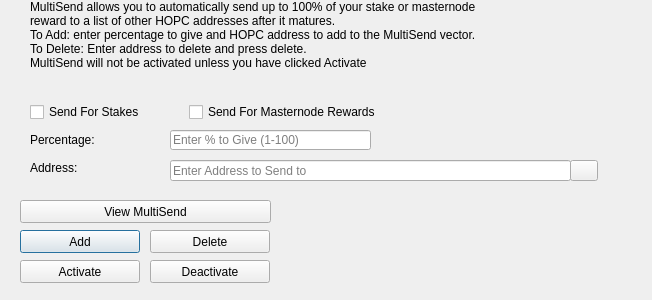
<?xml version="1.0" encoding="UTF-8"?>
<ui version="4.0">
 <class>MultiSendDialog</class>
 <widget class="QDialog" name="MultiSendDialog">
  <property name="windowModality">
   <enum>Qt::NonModal</enum>
  </property>
  <property name="geometry">
   <rect>
    <x>0</x>
    <y>0</y>
    <width>652</width>
    <height>300</height>
   </rect>
  </property>
  <property name="windowTitle">
   <string>MultiSend</string>
  </property>
  <widget class="QLineEdit" name="multiSendPercentEdit">
   <property name="geometry">
    <rect>
     <x>170</x>
     <y>130</y>
     <width>201</width>
     <height>20</height>
    </rect>
   </property>
   <property name="toolTip">
    <string>Enter whole numbers 1 - 100</string>
   </property>
   <property name="placeholderText">
    <string>Enter % to Give (1-100)</string>
   </property>
  </widget>
  <widget class="QLineEdit" name="multiSendAddressEdit">
   <property name="geometry">
    <rect>
     <x>170</x>
     <y>160</y>
     <width>401</width>
     <height>21</height>
    </rect>
   </property>
   <property name="toolTip">
    <string/>
   </property>
   <property name="placeholderText">
    <string>Enter Address to Send to</string>
   </property>
  </widget>
  <widget class="QLabel" name="label_2">
   <property name="geometry">
    <rect>
     <x>30</x>
     <y>0</y>
     <width>451</width>
     <height>121</height>
    </rect>
   </property>
   <property name="lineWidth">
    <number>1</number>
   </property>
   <property name="text">
    <string>MultiSend allows you to automatically send up to 100% of your stake or masternode reward to a list of other HOPC addresses after it matures.
To Add: enter percentage to give and HOPC address to add to the MultiSend vector.
To Delete: Enter address to delete and press delete.
MultiSend will not be activated unless you have clicked Activate</string>
   </property>
   <property name="alignment">
    <set>Qt::AlignLeading|Qt::AlignLeft|Qt::AlignTop</set>
   </property>
   <property name="wordWrap">
    <bool>true</bool>
   </property>
  </widget>
  <widget class="QLabel" name="message">
   <property name="geometry">
    <rect>
     <x>290</x>
     <y>200</y>
     <width>351</width>
     <height>91</height>
    </rect>
   </property>
   <property name="text">
    <string/>
   </property>
  </widget>
  <widget class="QPushButton" name="addButton">
   <property name="geometry">
    <rect>
     <x>20</x>
     <y>230</y>
     <width>120</width>
     <height>23</height>
    </rect>
   </property>
   <property name="toolTip">
    <string/>
   </property>
   <property name="statusTip">
    <string>Add to MultiSend Vector</string>
   </property>
   <property name="text">
    <string>Add</string>
   </property>
  </widget>
  <widget class="QPushButton" name="disableButton">
   <property name="geometry">
    <rect>
     <x>150</x>
     <y>260</y>
     <width>120</width>
     <height>23</height>
    </rect>
   </property>
   <property name="statusTip">
    <string>Deactivate MultiSend</string>
   </property>
   <property name="text">
    <string>Deactivate</string>
   </property>
  </widget>
  <widget class="QPushButton" name="addressBookButton">
   <property name="geometry">
    <rect>
     <x>570</x>
     <y>160</y>
     <width>28</width>
     <height>21</height>
    </rect>
   </property>
   <property name="toolTip">
    <string>Choose an address from the address book</string>
   </property>
   <property name="text">
    <string/>
   </property>
   <property name="icon">
    <iconset resource="../givehope.qrc">
     <normaloff>:/icons/address-book</normaloff>:/icons/address-book</iconset>
   </property>
   <property name="shortcut">
    <string>Alt+A</string>
   </property>
   <property name="autoDefault">
    <bool>false</bool>
   </property>
  </widget>
  <widget class="QLabel" name="label">
   <property name="geometry">
    <rect>
     <x>30</x>
     <y>130</y>
     <width>121</width>
     <height>20</height>
    </rect>
   </property>
   <property name="toolTip">
    <string>Percentage of stake to send</string>
   </property>
   <property name="text">
    <string>Percentage:</string>
   </property>
  </widget>
  <widget class="QLabel" name="label_5">
   <property name="geometry">
    <rect>
     <x>30</x>
     <y>160</y>
     <width>111</width>
     <height>16</height>
    </rect>
   </property>
   <property name="toolTip">
    <string>Address to send portion of stake to</string>
   </property>
   <property name="text">
    <string>Address:</string>
   </property>
  </widget>
  <widget class="QPushButton" name="deleteButton">
   <property name="geometry">
    <rect>
     <x>150</x>
     <y>230</y>
     <width>120</width>
     <height>23</height>
    </rect>
   </property>
   <property name="toolTip">
    <string/>
   </property>
   <property name="statusTip">
    <string>Delete Address From MultiSend Vector</string>
   </property>
   <property name="text">
    <string>Delete</string>
   </property>
  </widget>
  <widget class="QPushButton" name="activateButton">
   <property name="geometry">
    <rect>
     <x>20</x>
     <y>260</y>
     <width>120</width>
     <height>23</height>
    </rect>
   </property>
   <property name="statusTip">
    <string>Activate MultiSend</string>
   </property>
   <property name="text">
    <string>Activate</string>
   </property>
  </widget>
  <widget class="QPushButton" name="viewButton">
   <property name="geometry">
    <rect>
     <x>20</x>
     <y>200</y>
     <width>251</width>
     <height>23</height>
    </rect>
   </property>
   <property name="toolTip">
    <string/>
   </property>
   <property name="statusTip">
    <string>View MultiSend Vector</string>
   </property>
   <property name="text">
    <string>View MultiSend</string>
   </property>
  </widget>
  <widget class="QWidget" name="horizontalLayoutWidget">
   <property name="geometry">
    <rect>
     <x>30</x>
     <y>100</y>
     <width>351</width>
     <height>24</height>
    </rect>
   </property>
   <layout class="QHBoxLayout" name="horizontalLayout">
    <item>
     <widget class="QCheckBox" name="multiSendStakeCheckBox">
      <property name="text">
       <string>Send For Stakes</string>
      </property>
     </widget>
    </item>
    <item>
     <widget class="QCheckBox" name="multiSendMasternodeCheckBox">
      <property name="text">
       <string>Send For Masternode Rewards</string>
      </property>
     </widget>
    </item>
   </layout>
  </widget>
 </widget>
 <resources>
  <include location="../givehope.qrc"/>
 </resources>
 <connections/>
</ui>
